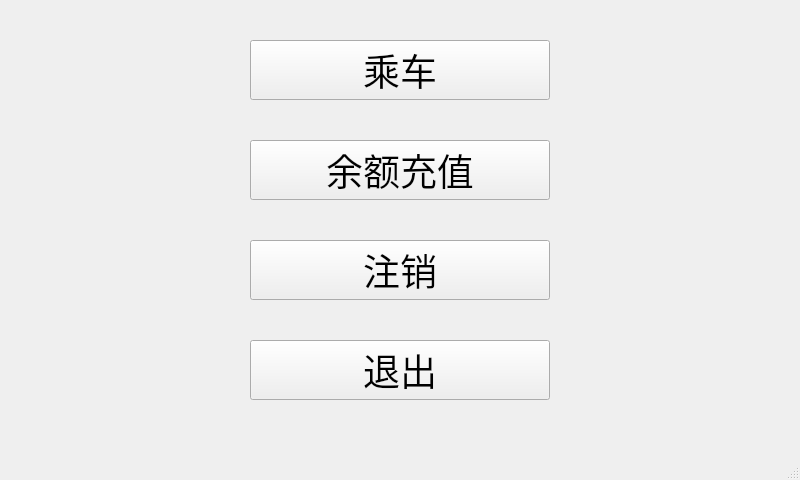
<?xml version="1.0" encoding="UTF-8"?>
<ui version="4.0">
 <class>FunctionSelectionWindow</class>
 <widget class="QMainWindow" name="FunctionSelectionWindow">
  <property name="geometry">
   <rect>
    <x>0</x>
    <y>0</y>
    <width>800</width>
    <height>480</height>
   </rect>
  </property>
  <property name="windowTitle">
   <string>MainWindow</string>
  </property>
  <widget class="QWidget" name="centralwidget">
   <widget class="QPushButton" name="ride_button">
    <property name="geometry">
     <rect>
      <x>250</x>
      <y>40</y>
      <width>300</width>
      <height>60</height>
     </rect>
    </property>
    <property name="font">
     <font>
      <family>Arial</family>
      <pointsize>28</pointsize>
     </font>
    </property>
    <property name="text">
     <string>乘车</string>
    </property>
   </widget>
   <widget class="QPushButton" name="recharge_button">
    <property name="geometry">
     <rect>
      <x>250</x>
      <y>140</y>
      <width>300</width>
      <height>60</height>
     </rect>
    </property>
    <property name="font">
     <font>
      <family>Arial</family>
      <pointsize>28</pointsize>
     </font>
    </property>
    <property name="text">
     <string>余额充值</string>
    </property>
   </widget>
   <widget class="QPushButton" name="quit_button">
    <property name="geometry">
     <rect>
      <x>250</x>
      <y>340</y>
      <width>300</width>
      <height>60</height>
     </rect>
    </property>
    <property name="font">
     <font>
      <family>Arial</family>
      <pointsize>28</pointsize>
     </font>
    </property>
    <property name="text">
     <string>退出</string>
    </property>
   </widget>
   <widget class="QPushButton" name="logout_button">
    <property name="geometry">
     <rect>
      <x>250</x>
      <y>240</y>
      <width>300</width>
      <height>60</height>
     </rect>
    </property>
    <property name="font">
     <font>
      <family>Arial</family>
      <pointsize>28</pointsize>
     </font>
    </property>
    <property name="text">
     <string>注销</string>
    </property>
   </widget>
  </widget>
  <widget class="QMenuBar" name="menubar">
   <property name="geometry">
    <rect>
     <x>0</x>
     <y>0</y>
     <width>800</width>
     <height>23</height>
    </rect>
   </property>
  </widget>
  <widget class="QStatusBar" name="statusbar"/>
 </widget>
 <resources/>
 <connections/>
</ui>
